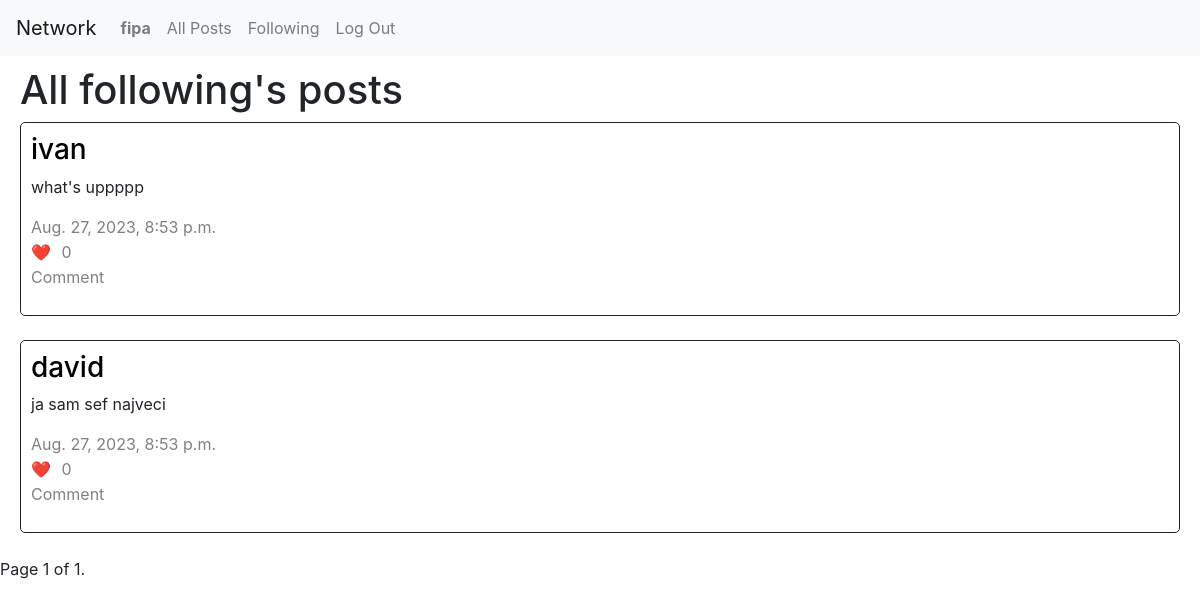
The app's page /following (signed in) with its own data.
### network/models.py (models this page shows)
class User(AbstractUser):
    followers = models.JSONField(default=list)
    following = models.JSONField(default=list)

class NewPost(models.Model):
    posted_by = models.ForeignKey(User, on_delete=models.CASCADE, related_name='user')
    text = models.CharField(max_length=1000)
    timestamp = models.DateTimeField(default=timezone.now())
    likes = models.IntegerField(default=0)

### network/views.py (the view)
# urls.py: path("following", views.following, name="following"),
@login_required
def following(request):
    page_obj = paginator(request, 'following', 'nothing')
    return render(request, "network/following.html", {
        "posts": page_obj
    })

### network/views.py (called while the page is built)
def paginator(request, mode, username):
    page_number = request.GET.get('page')
    if mode == 'all':
        posts = NewPost.objects.all().order_by('-timestamp')
    elif mode == 'following':
        following = User.objects.filter(username__in=request.user.following).values_list('id', flat=True)
        posts = NewPost.objects.filter(posted_by__in=following).order_by('-timestamp')
    elif mode == 'profile':
        posts = NewPost.objects.filter(posted_by=User.objects.get(username=username)).order_by('-timestamp')
    paginator = Paginator(posts, 10)
    page_obj = paginator.get_page(page_number)
    return page_obj

### network/templates/network/following.html
{% extends "network/layout.html" %}
{% block body %}
    <div id="main">
        <h1>All following's posts</h1>
        {% if posts %}
            {% for post in posts %}
                <div class="posts">
                    <h3><a class="profilelink" href="{% url 'profile' post.posted_by.username %}">{{ post.posted_by.username }}</a></h3>
                    <p>{{ post.text }}</p>
                    <span class="greytext">{{ post.timestamp }}</span><br>
                    <div class="like_div">
                        <span>❤️</span>
                        <button class="like_button" data-id="{{ post.id }}">{{ post.likes }}</button>
                    </div>
                    <p class="greytext">Comment</p>
                </div><br>
            {% endfor %}
        {% endif %}
    </div>
{% endblock %}

### network/templates/network/layout.html (shortened to what this page needs)
{% load static %}
<!DOCTYPE html>
<html lang="en">
    <head>
        <link rel="stylesheet" href="https://stackpath.bootstrapcdn.com/bootstrap/4.4.1/css/bootstrap.min.css">
        <link href="{% static 'network/styles.css' %}" rel="stylesheet">
    </head>
    <body>
        <nav class="navbar navbar-expand-lg navbar-light bg-light">
            <a class="navbar-brand" href="{% url 'index' %}">Network</a>
            <div>
              <ul class="navbar-nav mr-auto">
                {% if user.is_authenticated %}
                    <li class="nav-item">
                        <a class="nav-link" href="{% url 'profile' user.username %}"><strong>{{ user.username }}</strong></a>
                    </li>
                {% endif %}
                <li class="nav-item">
                  <a class="nav-link" href="{% url 'index' %}">All Posts</a>
                </li>
                {% if user.is_authenticated %}
                    <li class="nav-item">
                        <a class="nav-link" href="{% url 'following' %}">Following</a>
                    </li>
                    <li class="nav-item">
                        <a class="nav-link" href="{% url 'logout' %}">Log Out</a>
                    </li>
                {% endif %}
              </ul>
            </div>
          </nav>
        <div class="body">
            {% block body %}
            {% endblock %}
            {% if user.is_authenticated %}
                <div class="pagination">
                    <span class="step-links">
                        <span class="current">
                            Page {{ posts.number }} of {{ posts.paginator.num_pages }}.
                        </span>
                    </span>
                </div>
            {% endif %}
        </div>
    </body>
</html>

### network/static/network/styles.css (style rules this page uses)
#main { padding: 10px 20px 0 20px; }
.posts, #new_post { padding: 10px; border: 1px solid; border-radius: 5px; }
.greytext { color: gray; text-decoration: none; }
.profilelink { text-decoration: none; color: black; }
.like_div button { display: inline; color: gray; border: 0; background-color: white; }

### records on screen
User: username "fipa"
NewPost: posted_by.username "ivan", text "what's uppppp", timestamp "Aug. 27, 2023, 8:53 p.m.", likes "0"
NewPost: posted_by.username "david", text "ja sam sef najveci", timestamp "Aug. 27, 2023, 8:53 p.m.", likes "0"

### other values on screen
{{ posts.number }} "1"
{{ posts.paginator.num_pages }} "1"
